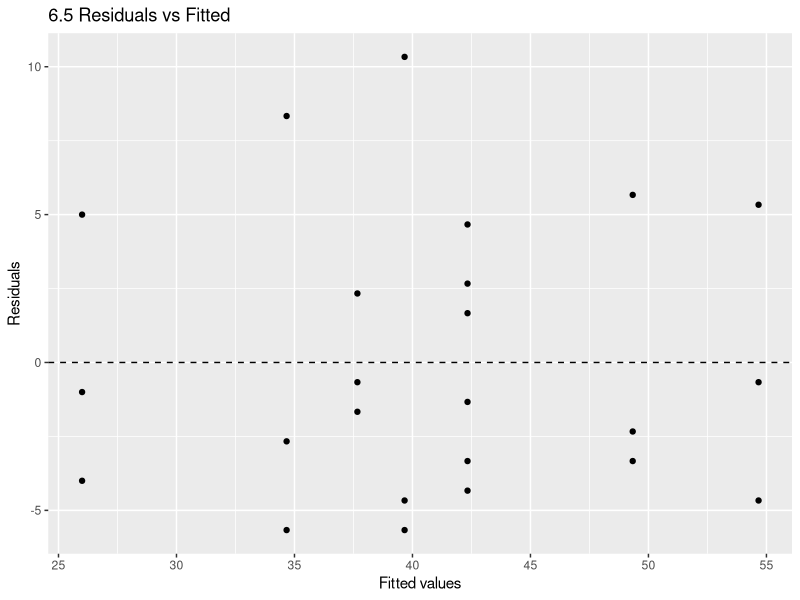
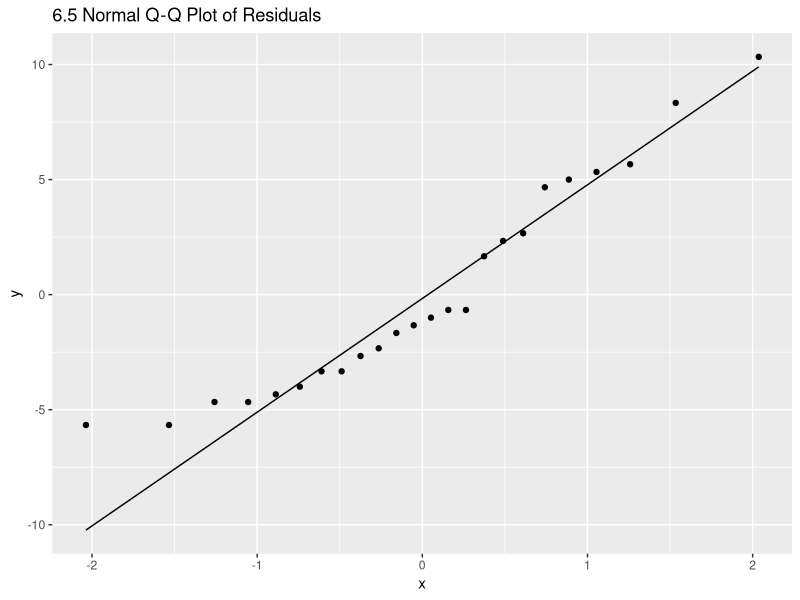
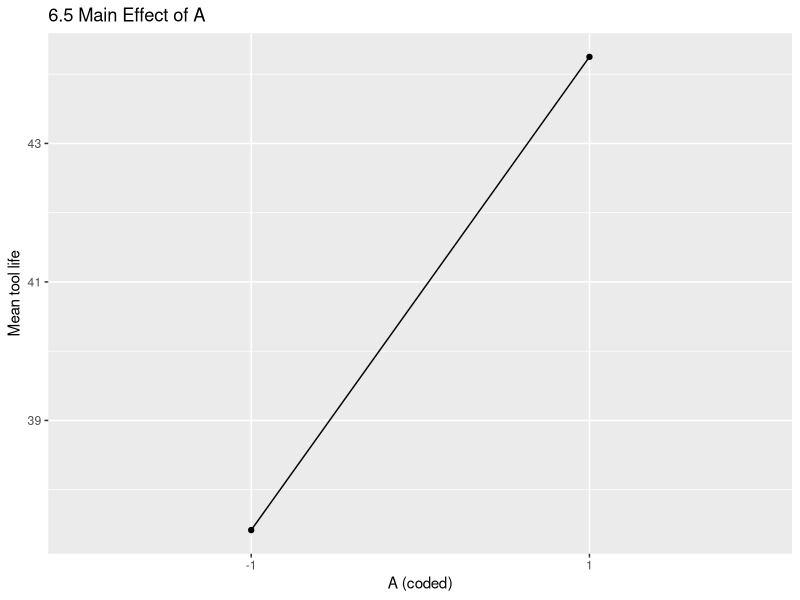
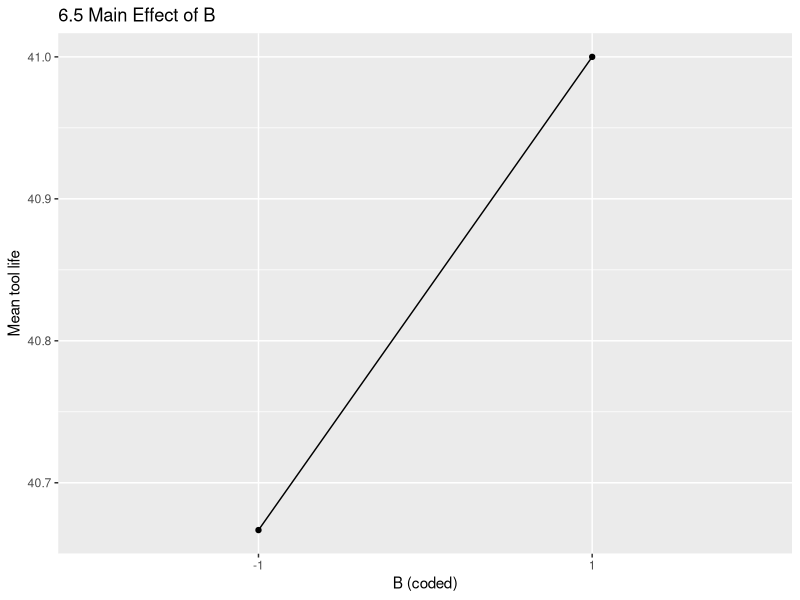
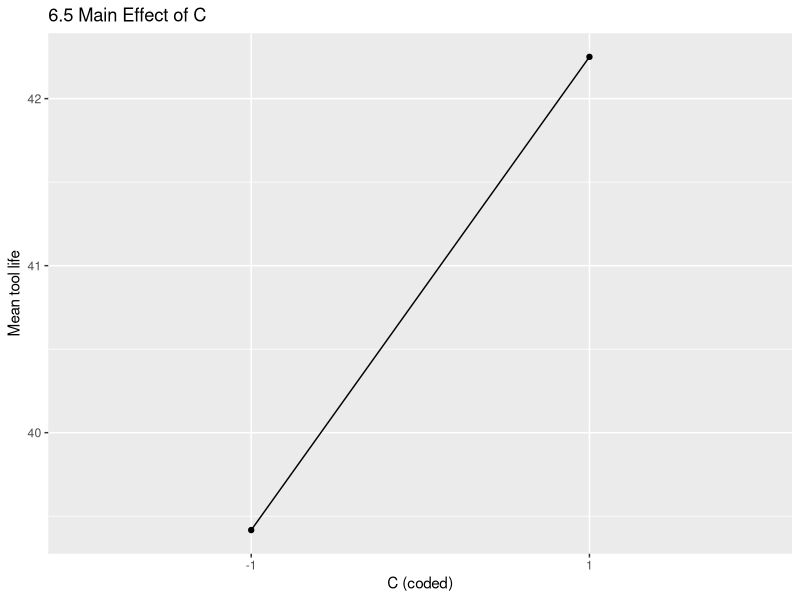
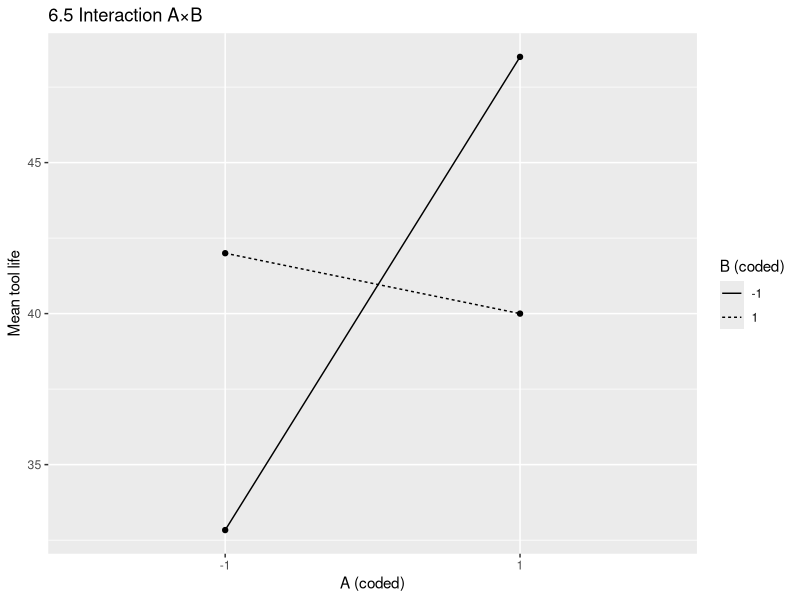
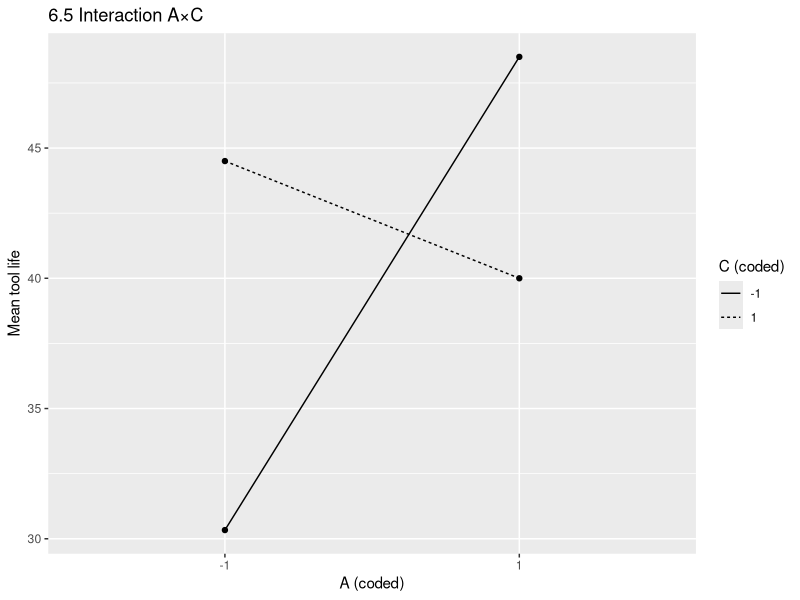
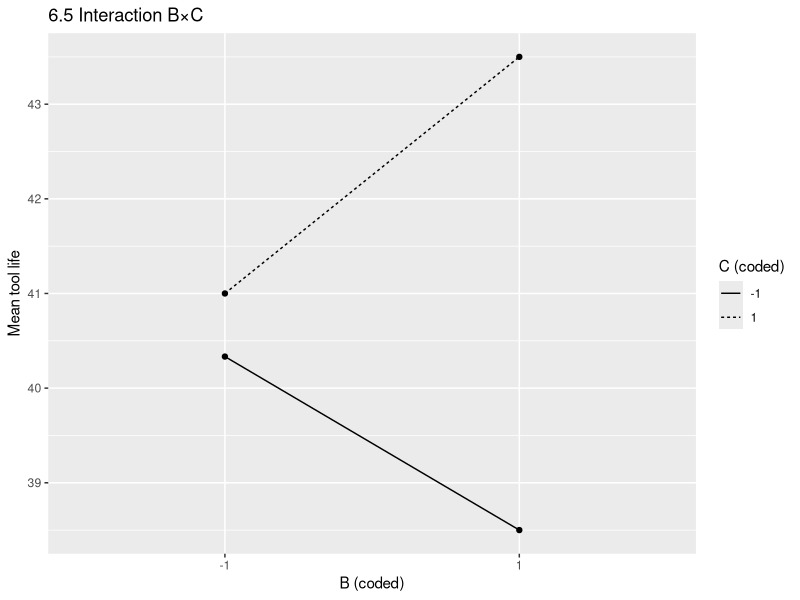

Write R code to recreate these figures, in order.
# Problem 6.5 – 2^3 factorial with 3 replicates
library(dplyr)
library(ggplot2)

out_dir <- "Stats 490/HW5/img"
dir.create(out_dir, recursive = TRUE, showWarnings = FALSE)

# 1. Data entry -------------------------------------------------------------

A <- rep(c(-1, -1, -1, -1,  1,  1,  1,  1), each = 3)
B <- rep(c(-1,  1, -1,  1, -1,  1, -1,  1), each = 3)
C <- rep(c(-1, -1,  1,  1,  1,  1, -1, -1), each = 3)

y <- c(
  22, 31, 25,  # (1): A-, B-, C-
  32, 43, 29,  # a:  A+, B-, C-
  35, 34, 50,  # b:  A-, B+, C-
  55, 47, 46,  # ab: A+, B+, C-
  44, 45, 38,  # c:  A-, B-, C+
  40, 37, 36,  # ac: A+, B-, C+
  60, 50, 54,  # bc: A-, B+, C+
  39, 41, 47   # abc:A+, B+, C+
)

dat65 <- data.frame(
  A = A,
  B = B,
  C = C,
  y = y
)

str(dat65)
dat65 %>% head()
dat65 %>% group_by(A, B, C) %>%
  summarise(mean_y = mean(y), .groups = "drop")

# 2. Fit full 2^3 model ----------------------------------------------------

mod65 <- lm(y ~ A * B * C, data = dat65)
summary(mod65)

# 3. ANOVA for factor significance (part b) --------------------------------

anova(mod65)

# 4. Factor effect estimates (part a) --------------------------------------
# Effects are 2 * coefficient in coded units
coef_tab <- coef(mod65)
effects65 <- 2 * coef_tab[-1]  # drop intercept
effects65

# 5. Regression model (part c) ---------------------------------------------

coef_tab  # use these coefficients to write the coded regression equation


# 6. Residual analysis (part d) --------------------------------------------

resid65 <- resid(mod65)

# Residual vs fitted
p_resid <- ggplot(dat65, aes(x = fitted(mod65), y = resid65)) +
  geom_point() +
  geom_hline(yintercept = 0, linetype = "dashed") +
  labs(x = "Fitted values", y = "Residuals",
       title = "6.5 Residuals vs Fitted")

ggsave(file.path(out_dir, "6.5_resid_vs_fitted.png"),
       p_resid, width = 5, height = 4, dpi = 300)

# Normal Q-Q plot
p_qq <- ggplot(dat65, aes(sample = resid65)) +
  stat_qq() +
  stat_qq_line() +
  labs(title = "6.5 Normal Q-Q Plot of Residuals")

ggsave(file.path(out_dir, "6.5_qq.png"),
       p_qq, width = 5, height = 4, dpi = 300)

# 7. Main-effect and interaction plots (part e) -----------------------------

p_me_A <- ggplot(dat65, aes(x = factor(A), y = y)) +
  stat_summary(fun = mean, geom = "point") +
  stat_summary(fun = mean, geom = "line", aes(group = 1)) +
  labs(x = "A (coded)", y = "Mean tool life",
       title = "6.5 Main Effect of A")

p_me_B <- ggplot(dat65, aes(x = factor(B), y = y)) +
  stat_summary(fun = mean, geom = "point") +
  stat_summary(fun = mean, geom = "line", aes(group = 1)) +
  labs(x = "B (coded)", y = "Mean tool life",
       title = "6.5 Main Effect of B")

p_me_C <- ggplot(dat65, aes(x = factor(C), y = y)) +
  stat_summary(fun = mean, geom = "point") +
  stat_summary(fun = mean, geom = "line", aes(group = 1)) +
  labs(x = "C (coded)", y = "Mean tool life",
       title = "6.5 Main Effect of C")

ggsave(file.path(out_dir, "6.5_main_A.png"),
       p_me_A, width = 4, height = 3, dpi = 300)
ggsave(file.path(out_dir, "6.5_main_B.png"),
       p_me_B, width = 4, height = 3, dpi = 300)
ggsave(file.path(out_dir, "6.5_main_C.png"),
       p_me_C, width = 4, height = 3, dpi = 300)

p_int_AB <- ggplot(dat65, aes(x = factor(A), y = y,
                              group = factor(B), linetype = factor(B))) +
  stat_summary(fun = mean, geom = "line") +
  stat_summary(fun = mean, geom = "point") +
  labs(x = "A (coded)", y = "Mean tool life",
       linetype = "B (coded)",
       title = "6.5 Interaction A×B")

p_int_AC <- ggplot(dat65, aes(x = factor(A), y = y,
                              group = factor(C), linetype = factor(C))) +
  stat_summary(fun = mean, geom = "line") +
  stat_summary(fun = mean, geom = "point") +
  labs(x = "A (coded)", y = "Mean tool life",
       linetype = "C (coded)",
       title = "6.5 Interaction A×C")

p_int_BC <- ggplot(dat65, aes(x = factor(B), y = y,
                              group = factor(C), linetype = factor(C))) +
  stat_summary(fun = mean, geom = "line") +
  stat_summary(fun = mean, geom = "point") +
  labs(x = "B (coded)", y = "Mean tool life",
       linetype = "C (coded)",
       title = "6.5 Interaction B×C")

ggsave(file.path(out_dir, "6.5_int_AB.png"),
       p_int_AB, width = 4, height = 3, dpi = 300)
ggsave(file.path(out_dir, "6.5_int_AC.png"),
       p_int_AC, width = 4, height = 3, dpi = 300)
ggsave(file.path(out_dir, "6.5_int_BC.png"),
       p_int_BC, width = 4, height = 3, dpi = 300)


# Problem 6.6 – response surfaces from 6.5 model

# Use the reduced model (A, AB, AC) from 6.5(c)
mod65_red <- lm(y ~ A + B + C + A:B + A:C, data = dat65)
summary(mod65_red)

# Make a grid for A and B at several levels, for fixed C
grid_fun <- function(C_level, n = 51) {
  expand.grid(
    A = seq(-1, 1, length.out = n),
    B = seq(-1, 1, length.out = n),
    C = C_level
  )
}

grid_Cm1 <- grid_fun(-1)  # C = -1
grid_C0  <- grid_fun(0)   # C = 0 (midpoint)
grid_C1  <- grid_fun(1)   # C = +1

grid_Cm1$yhat <- predict(mod65_red, newdata = grid_Cm1)
grid_C0$yhat  <- predict(mod65_red, newdata = grid_C0)
grid_C1$yhat  <- predict(mod65_red, newdata = grid_C1)

# Helper for response surface and contour plots
plot_surface <- function(grid, C_label) {
  ggplot(grid, aes(x = A, y = B, z = yhat)) +
    geom_contour_filled() +
    labs(title = paste("6.6 Response surface (C =", C_label, ")"),
         x = "A (coded cutting speed)",
         y = "B (coded tool geometry)",
         fill = "Predicted life")
}

plot_contour <- function(grid, C_label) {
  ggplot(grid, aes(x = A, y = B, z = yhat)) +
    geom_contour(color = "black") +
    labs(title = paste("6.6 Contour plot (C =", C_label, ")"),
         x = "A (coded cutting speed)",
         y = "B (coded tool geometry)")
}

p_surf_Cm1 <- plot_surface(grid_Cm1, "-1")
p_surf_C0  <- plot_surface(grid_C0,  "0")
p_surf_C1  <- plot_surface(grid_C1,  "+1")

p_cont_Cm1 <- plot_contour(grid_Cm1, "-1")
p_cont_C0  <- plot_contour(grid_C0,  "0")
p_cont_C1  <- plot_contour(grid_C1,  "+1")

# Save images with 6.6_ prefix
ggsave(file.path(out_dir, "6.6_surface_Cm1.png"),
       p_surf_Cm1, width = 5, height = 4, dpi = 300)
ggsave(file.path(out_dir, "6.6_surface_C0.png"),
       p_surf_C0, width = 5, height = 4, dpi = 300)
ggsave(file.path(out_dir, "6.6_surface_C1.png"),
       p_surf_C1, width = 5, height = 4, dpi = 300)

ggsave(file.path(out_dir, "6.6_contour_Cm1.png"),
       p_cont_Cm1, width = 5, height = 4, dpi = 300)
ggsave(file.path(out_dir, "6.6_contour_C0.png"),
       p_cont_C0, width = 5, height = 4, dpi = 300)
ggsave(file.path(out_dir, "6.6_contour_C1.png"),
       p_cont_C1, width = 5, height = 4, dpi = 300)

# Problem 6.7 – SEs and 95% CIs for factor effects in 6.5

# assumes mod65 from 6.5: lm(y ~ A * B * C, data = dat65)

# Extract coefficient estimates and standard errors
coef_summary <- summary(mod65)$coefficients
coef_summary

# Effect estimates are 2 * coefficient (excluding intercept)
effects <- 2 * coef_summary[-1, "Estimate"]
se_betas <- coef_summary[-1, "Std. Error"]

# Standard error of an effect = 2 * SE(beta)
se_effects <- 2 * se_betas

# 95% t critical value with df = residual df from mod65
df_resid <- df.residual(mod65)
t_crit <- qt(0.975, df = df_resid)

# Build table of effects, SEs, and CIs
effects_tab <- data.frame(
  Effect   = rownames(coef_summary)[-1],
  Estimate = as.numeric(effects),
  SE       = as.numeric(se_effects)
) %>%
  mutate(
    CI_lower = Estimate - t_crit * SE,
    CI_upper = Estimate + t_crit * SE
  )

effects_tab

# Problem 6.10 – replicate I + 4 center points

library(dplyr)
library(ggplot2)

# Factorial part: replicate I only (first column from 6.5)
A_8 <- c(-1,  1, -1,  1, -1,  1, -1,  1)
B_8 <- c(-1, -1,  1,  1, -1, -1,  1,  1)
C_8 <- c(-1, -1, -1, -1,  1,  1,  1,  1)

y_I <- c(22, 32, 35, 55, 44, 40, 60, 39)  # replicate I responses

dat10_fact <- data.frame(
  A = A_8,
  B = B_8,
  C = C_8,
  y = y_I,
  type = "factorial"
)

# Center points: A=B=C=0 with y = 36, 40, 43, 45
dat10_center <- data.frame(
  A = 0,
  B = 0,
  C = 0,
  y = c(36, 40, 43, 45),
  type = "center"
)

dat10 <- bind_rows(dat10_fact, dat10_center)
str(dat10)
dat10

# (a) Estimate effects using factorial part only -----------------------------

mod10_fact <- lm(y ~ A * B * C, data = dat10_fact)
summary(mod10_fact)

coef10 <- coef(mod10_fact)
effects10 <- 2 * coef10[-1]  # drop intercept
effects10

# (b) Curvature test using center points -----------------------------------

# Mean of factorial runs and mean of center points
ybar_fact   <- mean(dat10_fact$y)
ybar_center <- mean(dat10_center$y)
ybar_fact
ybar_center

# Pure quadratic curvature SS (Montgomery formula)
n_fact   <- nrow(dat10_fact)    # 8 factorial runs
n_center <- nrow(dat10_center)  # 4 centers

SS_PQ <- (n_fact * n_center * (ybar_fact - ybar_center)^2) /
         (n_fact + n_center)
SS_PQ

# Error MS from 6.5 (pooled three replicates)
MS_E_65 <- 30.1667  # from your 6.5 ANOVA
F_curv <- SS_PQ / MS_E_65
F_curv

# p-value with 1 and df_error=16 (from 6.5)
p_curv <- 1 - pf(F_curv, df1 = 1, df2 = 16)
p_curv

# (c) Regression model using replicate I only -------------------------------

# Use full 2^3 model on factorial I to get coefficients
mod10_reg <- lm(y ~ A * B * C, data = dat10_fact)
summary(mod10_reg)

coef10_reg <- coef(mod10_reg)
coef10_reg  # compare to coef(mod65) from 6.5

# (d) Residuals (note: saturated for factorial part) ------------------------

resid10 <- resid(mod10_reg)  # these are zero for saturated model
resid10

# Problem 6.11 – 2^4 factorial with 2 replicates

library(dplyr)
library(ggplot2)

out_dir <- "Stats 490/HW5/img"
dir.create(out_dir, recursive = TRUE, showWarnings = FALSE)

# 1. Data entry -------------------------------------------------------------
# Treatment combinations and responses from the table

A <- c(
  # left block ( (1), a, b, ab, c, ac, bc, abc ) replicate I and II
  -1, -1,  # (1)
  +1, +1,  # a
  -1, -1,  # b
  +1, +1,  # ab
  -1, -1,  # c
  +1, +1,  # ac
  -1, -1,  # bc
  +1, +1,  # abc
  # right block ( d, ad, bd, abd, cd, acd, bcd, abcd ) replicate I and II
  -1, -1,  # d  (A-)
  +1, +1,  # ad (A+)
  -1, -1,  # bd
  +1, +1,  # abd
  -1, -1,  # cd
  +1, +1,  # acd
  -1, -1,  # bcd
  +1, +1   # abcd
)

B <- c(
  -1, -1,  # (1)
  -1, -1,  # a
  +1, +1,  # b
  +1, +1,  # ab
  -1, -1,  # c
  -1, -1,  # ac
  +1, +1,  # bc
  +1, +1,  # abc
  -1, -1,  # d
  -1, -1,  # ad
  +1, +1,  # bd
  +1, +1,  # abd
  -1, -1,  # cd
  -1, -1,  # acd
  +1, +1,  # bcd
  +1, +1   # abcd
)

C <- c(
  -1, -1,  # (1)
  -1, -1,  # a
  -1, -1,  # b
  -1, -1,  # ab
  +1, +1,  # c
  +1, +1,  # ac
  +1, +1,  # bc
  +1, +1,  # abc
  -1, -1,  # d
  -1, -1,  # ad
  -1, -1,  # bd
  -1, -1,  # abd
  +1, +1,  # cd
  +1, +1,  # acd
  +1, +1,  # bcd
  +1, +1   # abcd
)

D <- c(
  -1, -1,  # (1)
  -1, -1,  # a
  -1, -1,  # b
  -1, -1,  # ab
  -1, -1,  # c
  -1, -1,  # ac
  -1, -1,  # bc
  -1, -1,  # abc
  +1, +1,  # d
  +1, +1,  # ad
  +1, +1,  # bd
  +1, +1,  # abd
  +1, +1,  # cd
  +1, +1,  # acd
  +1, +1,  # bcd
  +1, +1   # abcd
)

y <- c(
  90, 93,   # (1)
  74, 78,   # a
  81, 85,   # b
  83, 80,   # ab
  77, 78,   # c
  81, 80,   # ac
  88, 82,   # bc
  73, 70,   # abc
  98, 95,   # d
  72, 76,   # ad
  87, 83,   # bd
  85, 86,   # abd
  99, 90,   # cd
  79, 75,   # acd
  87, 84,   # bcd
  80, 80    # abcd
)

dat11 <- data.frame(A = A, B = B, C = C, D = D, y = y)
str(dat11)
dat11 %>% head()

# 2. Fit full 2^4 model -----------------------------------------------------

mod11 <- lm(y ~ A * B * C * D, data = dat11)
summary(mod11)

anova(mod11)  # for part (b)

# 3. Factor effect estimates (part a) ---------------------------------------

coef11 <- coef(mod11)
effects11 <- 2 * coef11[-1]  # drop intercept
effects11

# 4. Regression model (part c) ----------------------------------------------

coef11  # will be used to write regression equation in coded units

# 5. Residual analysis (part d) ---------------------------------------------

resid11 <- resid(mod11)

p_resid_11 <- ggplot(dat11, aes(x = fitted(mod11), y = resid11)) +
  geom_point() +
  geom_hline(yintercept = 0, linetype = "dashed") +
  labs(x = "Fitted yield", y = "Residuals",
       title = "6.11 Residuals vs Fitted")

ggsave(file.path(out_dir, "6.11_resid_vs_fitted.png"),
       p_resid_11, width = 5, height = 4, dpi = 300)

p_qq_11 <- ggplot(dat11, aes(sample = resid11)) +
  stat_qq() +
  stat_qq_line() +
  labs(title = "6.11 Normal Q-Q Plot of Residuals")

ggsave(file.path(out_dir, "6.11_qq.png"),
       p_qq_11, width = 5, height = 4, dpi = 300)

shapiro.test(resid11)

# 6. Cube plots for part (e) -----------------------------------------------

# Means for A-B-C cube (averaging over D)
means_ABC <- dat11 %>%
  group_by(A, B, C) %>%
  summarise(mean_y = mean(y), .groups = "drop")
means_ABC

# Means for A-B-D cube (averaging over C)
means_ABD <- dat11 %>%
  group_by(A, B, D) %>%
  summarise(mean_y = mean(y), .groups = "drop")
means_ABD

# (You can sketch cube plots by hand from these tables; if you really want
# R-drawn cubes we can add them, but for HW usually the numeric means suffice.)

# Problem 6.21 – normal probability plot of effects, tentative model

library(dplyr)
library(ggplot2)

out_dir <- "Stats 490/HW5/img"
dir.create(out_dir, recursive = TRUE, showWarnings = FALSE)

effects_21 <- data.frame(
  term = c("A","B","C","D",
           "AB","AC","AD","BC","BD","CD",
           "ABC","ABD","ACD","BCD","ABCD"),
  effect = c(76.95, -67.52, -7.84, -18.73,
             -51.32, 11.69, 9.78, 20.78, 14.74, 1.27,
             -2.82, -6.50, 10.20, -7.98, -6.25)
)

str(effects_21)
effects_21

# (a) Normal probability plot of effects -- with labels ---------------------

# Compute QQ coordinates first
qq_dat <- qqnorm(effects_21$effect, plot.it = FALSE)
qq_df <- data.frame(
  x = qq_dat$x,
  y = qq_dat$y,
  term = effects_21$term
)

p_norm <- ggplot(qq_df, aes(x = x, y = y, label = term)) +
  geom_point() +
  geom_abline(slope = 1, intercept = 0, linetype = "dashed") +
  geom_text(vjust = -0.5) +
  labs(title = "6.21 Normal Probability Plot of Effects",
       x = "Normal score",
       y = "Effect estimate")

ggsave(file.path(out_dir, "6.21_normal_plot_effects.png"),
       p_norm, width = 5, height = 4, dpi = 300)

# (b) Tentative model: pick "large" effects --------------------------------

# Simple rule: effects with |effect| > 15 look clearly off the line
effects_21 %>%
  mutate(abs_eff = abs(effect)) %>%
  arrange(desc(abs_eff))
